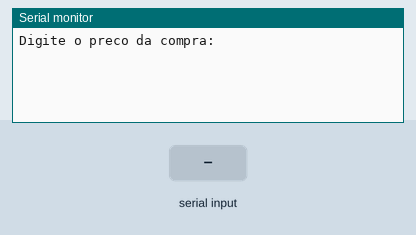
This sketch was run on a simulated Arduino Uno, built with avr-gcc and run on an emulated ATmega328P. On the bench: the last lines printed to the serial monitor. Inputs (shaded band) come from the test bench.

Above: at 1.2 s.
1.3 s: "90,45\n" received over Serial
At 2.68 s:
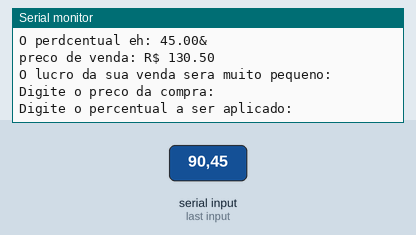
2.8 s: "30,150\n" received over Serial
At 4.7 s:
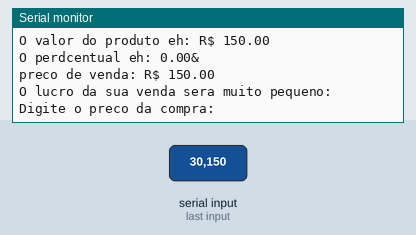

The sketch:

if_ex101.ino
```cpp
 /*Elabore um programa para cálculo de preços de produtos que solicite o preço
de compra do produto e o percentual a ser aplicado em cima desse valor para
a venda. Calcule e exiba o preço de venda do produto. Se o percentual a ser
aplicado for inferior a 50%, exiba uma mensagem informando ao usuário que o
produto será vendido com uma margem muito pequena de lucro.
*/

float precoProduto = 0;
float percentual = 0;
float valorVenda = 0;

void setup()
{
  Serial.begin(9600);
}

void loop()
{
  Serial.println("Digite o preco da compra: ");
  while(! Serial.available());
  precoProduto = Serial.parseFloat();

  Serial.println("Digite o percentual a ser aplicado: ");
  while(! Serial.available());
  percentual = Serial.parseFloat();

   valorVenda = precoProduto + (precoProduto / 100 * percentual);
  Serial.println();

  Serial.println("O valor do produto eh: R$ " + String(precoProduto));
  Serial.println("O perdcentual eh: " + String(percentual) + "&");
  Serial.println("preco de venda: R$ " + String(valorVenda));

 if (percentual < 50) {
 Serial.println("O lucro da sua venda sera muito pequeno:");
 }


}
```

Measured:
- after the input at 1.3 s, the serial monitor: prints a new line at once (image 1)
- after the input at 2.8 s, the serial monitor: prints a new line at once (image 2)
